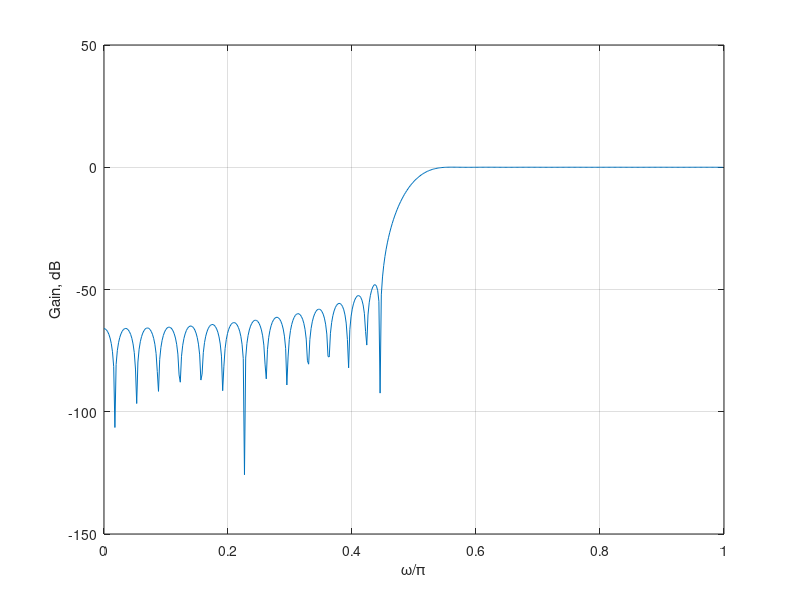

This figure's MATLAB source:
% Program 10_5
% Lowpass Filter Design Using the Kaiser Window
clc
%delta_s=50;   %阻带衰减
delta_p=0.04;    %通带衰减
%alpha_s=10^(-delta_s/20);
alpha_p=1-10^(-delta_p/20);
fpts = [0.45 0.55];  %截止频率1，截止频率2
mag = [0 1];       %截止频率1对应的幅度 截止频率2对应的幅度
dev = [alpha_p alpha_p]; %通带衰减  阻带衰减（线性）
[N,Wn,beta,ftype]=kaiserord(fpts,mag,dev);
b = fir1(N,Wn,'high',kaiser(N+1,beta));
[h,omega] = freqz(b,1,512);
plot(omega/pi,20*log10(abs(h)));grid;
xlabel('\omega/\pi'); ylabel('Gain, dB');
